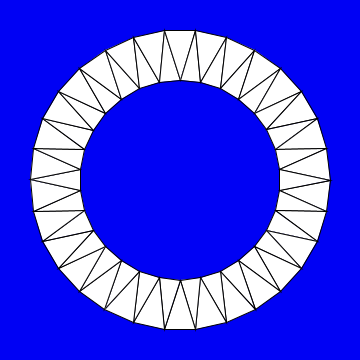
Frame 1 (no input)
Frame 60 (the mouse pressed at the canvas centre just before this capture): identical to frame 1, image omitted
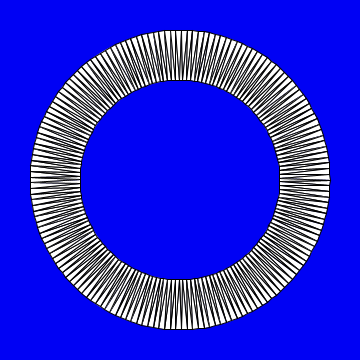
Frame 120 (the mouse held since frame 60 and released just before this capture)

The Processing sketch that drew these frames (run headless with seeded random() and noise(); from frame 60 on, the mouse is pressed at the canvas centre):

// Processing sketch: processing_109451
// ── processing_109451.pde

/**
 * Triangle Strip 
 * by Ira Greenberg. 
 * 
 * Generate a closed ring using the vertex() function and 
 * beginShape(TRIANGLE_STRIP) mode. The outsideRadius and insideRadius 
 * variables control ring's radii respectively.
 */

int x;
int y;
float outsideRadius = 150;
float insideRadius = 100;

void setup() {
  size(360, 360);
  background(204);
  x = width/2;
  y = height/2;
}

void draw() {
  background(500);
  
  int numPoints = int(map(mouseY, 0, width, 30, 300));
  float angle = 0;
  float angleStep = 180.0/numPoints;
    
  beginShape(TRIANGLE_STRIP); 
  for (int i = 0; i <= numPoints; i++) {
    float px = x + cos(radians(angle)) * outsideRadius;
    float py = y + sin(radians(angle)) * outsideRadius;
    angle += angleStep;
    vertex(px, py);
    px = x + cos(radians(angle)) * insideRadius;
    py = y + sin(radians(angle)) * insideRadius;
    vertex(px, py); 
    angle += angleStep;
  }
  endShape();
}
